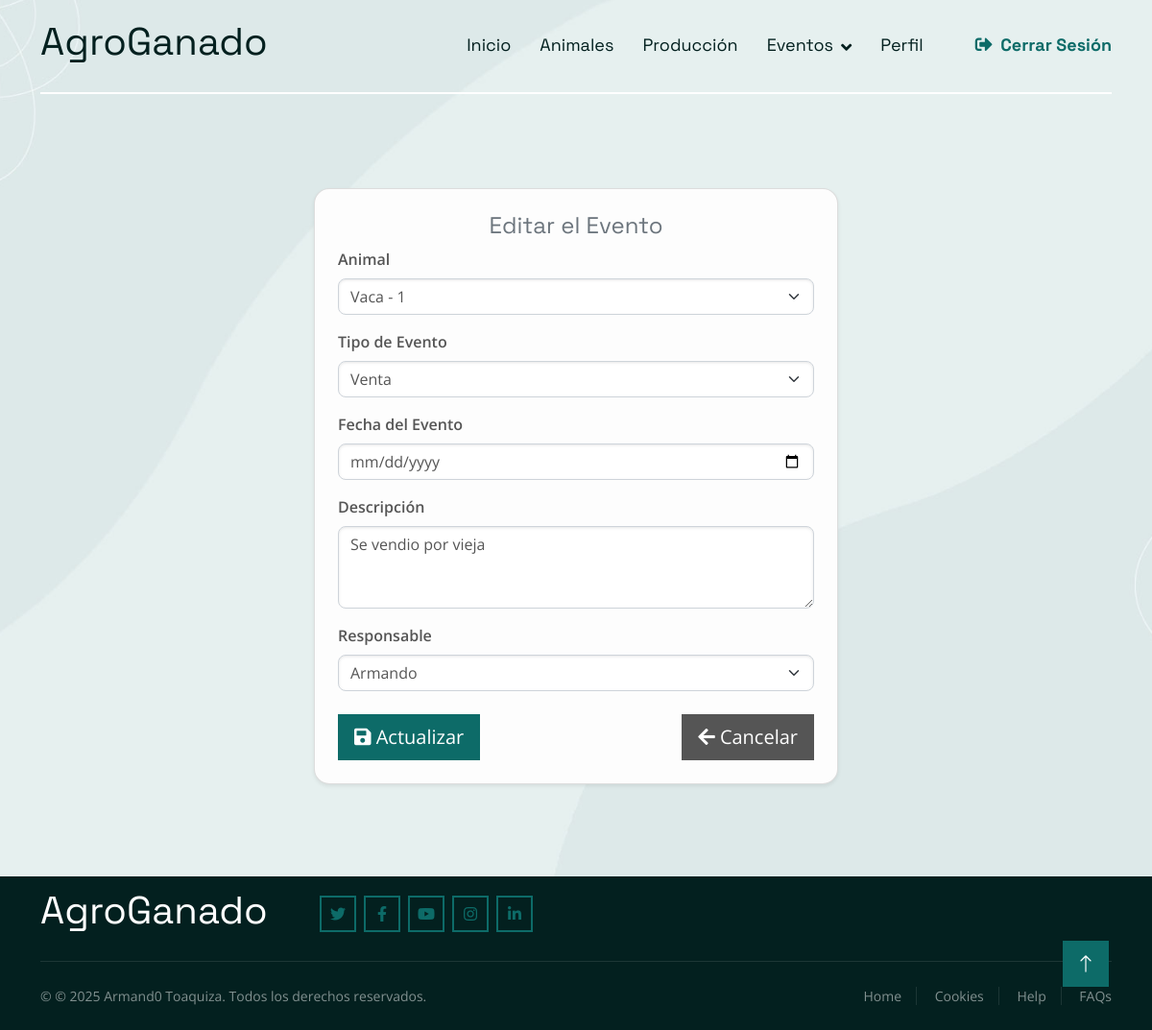
/editarEvento/1/ (signed in), run on the app's committed database.
### Aplicaciones/animales/models.py (models this page shows, shortened)
class Evento(models.Model):
    TIPO_EVENTO = (
        ('nacimiento', 'Nacimiento'),
        ('vacunacion', 'Vacunación'),
        ('enfermedad', 'Enfermedad'),
        ('venta', 'Venta'),
        ('inseminacion', 'Inseminación'),
    )
    animal = models.ForeignKey(Animal, on_delete=models.CASCADE, related_name='eventos')
    tipo_evento = models.CharField(max_length=50, choices=TIPO_EVENTO)
    fecha_evento = models.DateField()
    descripcion = models.TextField(blank=True, null=True)
    responsable = models.ForeignKey(Usuario, on_delete=models.SET_NULL, null=True, blank=True, related_name='eventos_responsable')

class Animal(models.Model):
    tipo = models.CharField(max_length=20)  # vaca, toro, becerro
    sexo = models.CharField(max_length=1, choices=(('M','M'),('F','F')))
    fecha_nacimiento = models.DateField(blank=True, null=True)
    foto = models.ImageField(upload_to='animales/', blank=True, null=True)  # carpeta media/animales/
    def __str__(self):
        return f"{self.tipo} - {self.id}"

class Usuario(AbstractUser):
    ROLES = (
        ('administrador', 'Administrador'),
        ('encargado', 'Encargado'),
        ('revisor', 'Revisor'),
    )
    rol = models.CharField(max_length=20, choices=ROLES)
    groups = models.ManyToManyField(
        Group,
        related_name='usuario_groups',  # <-- cambia el related_name
        blank=True,
        help_text='Los grupos a los que pertenece este usuario.',
        verbose_name='grupos'
    )
    user_permissions = models.ManyToManyField(
        Permission,
        related_name='usuario_user_permissions',  # <-- cambia el related_name
        blank=True,
        help_text='Permisos específicos para este usuario.',
        verbose_name='permisos de usuario'
    )

### Aplicaciones/animales/decorators.py (the view)
    def wrapper(request, *args, **kwargs):
        if not request.user.is_authenticated:
            return redirect('login')
        if request.user.rol != 'administrador':
            messages.error(request, 'No tienes permisos para esta acción')
            return redirect('home')
        return view_func(request, *args, **kwargs)

### Aplicaciones/animales/views.py (called while the page is built)
@login_required
@solo_admin
def editarEvento(request, id):
    evento = Evento.objects.get(id=id)
    return render(request, 'editarEvento.html', {'evento': evento, 'animales': Animal.objects.all()})

### Aplicaciones/animales/templates/editarEvento.html (shortened to what this page needs)
{% extends './plantillas.html' %}
{% block contenido %}
<br><br><br><br><br>
<div class="container">
    <div class="row justify-content-center">
        <div class="col-md-6">
            <div class="card shadow-sm p-4">
                <h2 class="text-muted fs-4 text-center">Editar el Evento</h2>
                <form action="{% url 'actualizarEvento' %}" method="POST" id="frm_evento_editar" enctype="multipart/form-data">
                    <div class="mb-3">
                        <label class="form-label">Animal </label>
                        <select name="animal" class="form-select" required>
                            {% for a in animales %}
                            <option value="{{ a.id }}" {% if evento.animal.id == a.id %}selected{% endif %}>{{ a }}</option>
                            {% endfor %}
                        </select>
                    </div>
                    <div class="mb-3">
                        <label class="form-label">Tipo de Evento </label>
                        <select name="tipo_evento" class="form-select" required>
                            <option value="venta" {% if evento.tipo_evento == "venta" %}selected{% endif %}>Venta</option>
                        </select>
                    </div>
                    <div class="mb-3">
                        <label class="form-label">Fecha del Evento </label>
                        <input type="date" name="fecha_evento" class="form-control" value="{{ evento.fecha_evento }}" required>
                    </div>
                    <div class="mb-3">
                        <label class="form-label">Descripción</label>
                        <textarea name="descripcion" class="form-control" rows="3">{{ evento.descripcion }}</textarea>
                    </div>
                    <div class="mb-3">
                        <label class="form-label">Responsable </label>
                        <select name="responsable" class="form-select" required>
                            {% if evento.responsable %}
                                <option value="{{ evento.responsable.id }}" selected>
                                    {{ evento.responsable.username }}
                                </option>
                            {% else %}
                                <option value="">-- Seleccione un responsable --</option>
                                {% for u in usuarios %}
                                <option value="{{ u.id }}">{{ u.username }}</option>
                                {% endfor %}
                            {% endif %}
                        </select>
                    </div>
                    <div class="d-flex justify-content-between mt-4">
                        <button type="submit" class="btn btn-primary btn-lg">
                            <i class="fa fa-save"></i> Actualizar
                        </button>
                        <a href="{% url 'EventoIndex' %}" class="btn btn-secondary btn-lg">
                            <i class="fa fa-arrow-left"></i> Cancelar
                        </a>
                    </div>
                </form>
            </div>
        </div>
    </div>
</div>
{% endblock %}

### Sistema/static/tema/iStudio-1.0.0/css/style.css (style rules this page uses)
.btn { transition: .5s; }

### Aplicaciones/animales/templates/editarEvento.html (style rules this page uses)
.card { border-radius: 1rem; background-color: #fdfdfd; }
.card .form-label { font-weight: 600; }
.card .form-control, .card .form-select { border-radius: 0.5rem; box-shadow: inset 0 1px 3px rgba(0,0,0,0.1); transition: 0.3s; }

### data on the page
Evento: animal "Vaca - 1", tipo_evento "Venta", descripcion "Se vendio por vieja", responsable "Armando"
